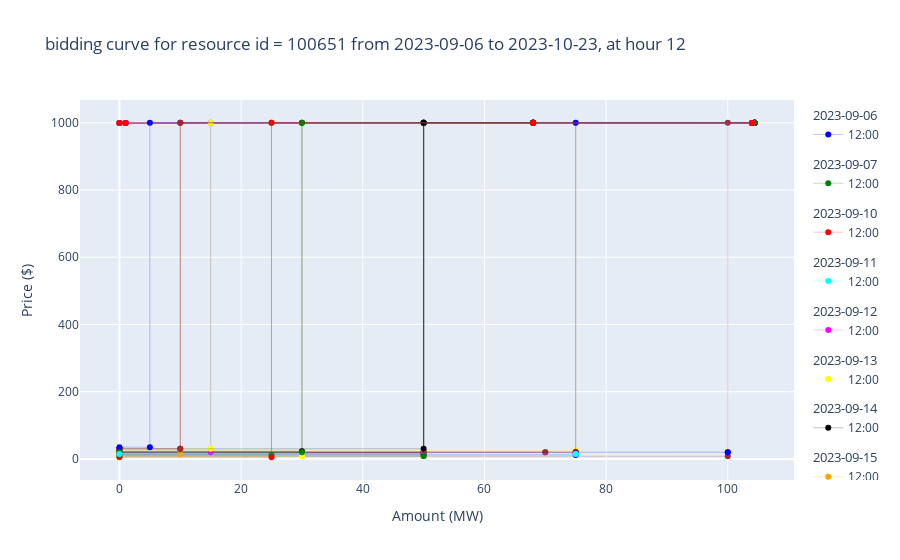

Notebook code cell kept with this figure:
### Code cell
print(f"For resource_id {RESOURCEBID_SEQ} at hour {HOUR}:")
printStats(df_valid, type=False, topFewRow=False)

from draw_bid_curve import draw_bid_curves_for_multiple_days_2d
draw_bid_curves_for_multiple_days_2d(df_valid, HOUR)

### Figure 1 — Plotly figure (JSON) as saved in the notebook; plotly's stock layout.template omitted (floating-point values rounded to 4 significant figures)
{"data": [{"legendgroup": "2023-09-06", "legendgrouptitle": {"text": "2023-09-06"}, "line": {"color": "blue", "width": 0.25}, "mode": "markers+lines", "name": "12:00", "type": "scatter", "x": [0, 1, 1, 104, 104], "y": [999.0, 999.0, 999, 999, 999]}, {"legendgroup": "2023-09-07", "legendgrouptitle": {"text": "2023-09-07"}, "line": {"color": "green", "width": 0.25}, "mode": "markers+lines", "name": "12:00", "type": "scatter", "x": [0, 50, 50, 104.4, 104.4], "y": [15, 15, 1000, 1000, 1000]}, {"legendgroup": "2023-09-10", "legendgrouptitle": {"text": "2023-09-10"}, "line": {"color": "red", "width": 0.25}, "mode": "markers+lines", "name": "12:00", "type": "scatter", "x": [0, 1, 1, 104, 104], "y": [999.0, 999.0, 999, 999, 999]}, {"legendgroup": "2023-09-11", "legendgrouptitle": {"text": "2023-09-11"}, "line": {"color": "cyan", "width": 0.25}, "mode": "markers+lines", "name": "12:00", "type": "scatter", "x": [0, 1, 1, 104, 104], "y": [999.0, 999.0, 999, 999, 999]}, {"legendgroup": "2023-09-12", "legendgrouptitle": {"text": "2023-09-12"}, "line": {"color": "magenta", "width": 0.25}, "mode": "markers+lines", "name": "12:00", "type": "scatter", "x": [0, 1, 1, 104, 104], "y": [999.0, 999.0, 999, 999, 999]}, {"legendgroup": "2023-09-13", "legendgrouptitle": {"text": "2023-09-13"}, "line": {"color": "yellow", "width": 0.25}, "mode": "markers+lines", "name": "12:00", "type": "scatter", "x": [0, 75, 75, 104.4, 104.4], "y": [25, 25, 1000, 1000, 1000]}, {"legendgroup": "2023-09-14", "legendgrouptitle": {"text": "2023-09-14"}, "line": {"color": "black", "width": 0.25}, "mode": "markers+lines", "name": "12:00", "type": "scatter", "x": [0, 50, 50, 104.4, 104.4], "y": [20, 20, 1000, 1000, 1000]}, {"legendgroup": "2023-09-15", "legendgrouptitle": {"text": "2023-09-15"}, "line": {"color": "orange", "width": 0.25}, "mode": "markers+lines", "name": "12:00", "type": "scatter", "x": [0, 75, 75, 104.4, 104.4], "y": [20, 20, 1000, 1000, 1000]}, {"legendgroup": "2023-09-16", "legendgrouptitle": {"text": "2023-09-16"}, "line": {"color": "purple", "width": 0.25}, "mode": "markers+lines", "name": "12:00", "type": "scatter", "x": [0, 50, 50, 104.4, 104.4], "y": [20, 20, 1000, 1000, 1000]}, {"legendgroup": "2023-09-17", "legendgrouptitle": {"text": "2023-09-17"}, "line": {"color": "brown", "width": 0.25}, "mode": "markers+lines", "name": "12:00", "type": "scatter", "x": [0, 1, 1, 104, 104], "y": [999.0, 999.0, 999, 999, 999]}, {"legendgroup": "2023-09-18", "legendgrouptitle": {"text": "2023-09-18"}, "line": {"color": "blue", "width": 0.25}, "mode": "markers+lines", "name": "12:00", "type": "scatter", "x": [0, 1, 1, 104, 104], "y": [999.0, 999.0, 999, 999, 999]}, {"legendgroup": "2023-09-19", "legendgrouptitle": {"text": "2023-09-19"}, "line": {"color": "green", "width": 0.25}, "mode": "markers+lines", "name": "12:00", "type": "scatter", "x": [0, 50, 50, 104.4, 104.4], "y": [18, 18, 1000, 1000, 1000]}, {"legendgroup": "2023-09-20", "legendgrouptitle": {"text": "2023-09-20"}, "line": {"color": "red", "width": 0.25}, "mode": "markers+lines", "name": "12:00", "type": "scatter", "x": [0, 1, 1, 104, 104], "y": [999.0, 999.0, 999, 999, 999]}, {"legendgroup": "2023-09-21", "legendgrouptitle": {"text": "2023-09-21"}, "line": {"color": "cyan", "width": 0.25}, "mode": "markers+lines", "name": "12:00", "type": "scatter", "x": [0, 1, 1, 104, 104], "y": [999.0, 999.0, 999, 999, 999]}, {"legendgroup": "2023-09-22", "legendgrouptitle": {"text": "2023-09-22"}, "line": {"color": "magenta", "width": 0.25}, "mode": "markers+lines", "name": "12:00", "type": "scatter", "x": [0, 1, 1, 104, 104], "y": [999.0, 999.0, 999, 999, 999]}, {"legendgroup": "2023-09-23", "legendgrouptitle": {"text": "2023-09-23"}, "line": {"color": "yellow", "width": 0.25}, "mode": "markers+lines", "name": "12:00", "type": "scatter", "x": [0, 1, 1, 104, 104], "y": [999.0, 999.0, 999, 999, 999]}, {"legendgroup": "2023-09-24", "legendgrouptitle": {"text": "2023-09-24"}, "line": {"color": "black", "width": 0.25}, "mode": "markers+lines", "name": "12:00", "type": "scatter", "x": [0, 50, 50, 104.4, 104.4], "y": [18, 18, 1000, 1000, 1000]}, {"legendgroup": "2023-09-25", "legendgrouptitle": {"text": "2023-09-25"}, "line": {"color": "orange", "width": 0.25}, "mode": "markers+lines", "name": "12:00", "type": "scatter", "x": [0, 50, 50, 104.4, 104.4], "y": [18, 18, 1000, 1000, 1000]}, {"legendgroup": "2023-09-26", "legendgrouptitle": {"text": "2023-09-26"}, "line": {"color": "purple", "width": 0.25}, "mode": "markers+lines", "name": "12:00", "type": "scatter", "x": [0, 50, 50, 104.4, 104.4], "y": [12, 12, 1000, 1000, 1000]}, {"legendgroup": "2023-09-27", "legendgrouptitle": {"text": "2023-09-27"}, "line": {"color": "brown", "width": 0.25}, "mode": "markers+lines", "name": "12:00", "type": "scatter", "x": [0, 100, 100, 104.4, 104.4], "y": [8, 8, 1000, 1000, 1000]}, {"legendgroup": "2023-09-28", "legendgrouptitle": {"text": "2023-09-28"}, "line": {"color": "blue", "width": 0.25}, "mode": "markers+lines", "name": "12:00", "type": "scatter", "x": [0, 75, 75, 104.4, 104.4], "y": [12, 12, 1000, 1000, 1000]}, {"legendgroup": "2023-09-29", "legendgrouptitle": {"text": "2023-09-29"}, "line": {"color": "green", "width": 0.25}, "mode": "markers+lines", "name": "12:00", "type": "scatter", "x": [0, 50, 50, 104.4, 104.4], "y": [8, 8, 1000, 1000, 1000]}, {"legendgroup": "2023-09-30", "legendgrouptitle": {"text": "2023-09-30"}, "line": {"color": "red", "width": 0.25}, "mode": "markers+lines", "name": "12:00", "type": "scatter", "x": [0, 1, 1, 104, 104], "y": [999.0, 999.0, 999, 999, 999]}, {"legendgroup": "2023-10-01", "legendgrouptitle": {"text": "2023-10-01"}, "line": {"color": "cyan", "width": 0.25}, "mode": "markers+lines", "name": "12:00", "type": "scatter", "x": [0, 1, 1, 104, 104], "y": [999.0, 999.0, 999, 999, 999]}, {"legendgroup": "2023-10-02", "legendgrouptitle": {"text": "2023-10-02"}, "line": {"color": "magenta", "width": 0.25}, "mode": "markers+lines", "name": "12:00", "type": "scatter", "x": [0, 1, 1, 104, 104], "y": [999.0, 999.0, 999, 999, 999]}, {"legendgroup": "2023-10-03", "legendgrouptitle": {"text": "2023-10-03"}, "line": {"color": "yellow", "width": 0.25}, "mode": "markers+lines", "name": "12:00", "type": "scatter", "x": [0, 30, 30, 68, 68], "y": [8, 8, 1000, 1000, 1000]}, {"legendgroup": "2023-10-04", "legendgrouptitle": {"text": "2023-10-04"}, "line": {"color": "black", "width": 0.25}, "mode": "markers+lines", "name": "12:00", "type": "scatter", "x": [0, 30, 30, 68, 68], "y": [23, 23, 1000, 1000, 1000]}, {"legendgroup": "2023-10-05", "legendgrouptitle": {"text": "2023-10-05"}, "line": {"color": "orange", "width": 0.25}, "mode": "markers+lines", "name": "12:00", "type": "scatter", "x": [0, 75, 75], "y": [20, 20, 20]}, {"legendgroup": "2023-10-06", "legendgrouptitle": {"text": "2023-10-06"}, "line": {"color": "purple", "width": 0.25}, "mode": "markers+lines", "name": "12:00", "type": "scatter", "x": [0, 75, 75], "y": [20, 20, 20]}, {"legendgroup": "2023-10-07", "legendgrouptitle": {"text": "2023-10-07"}, "line": {"color": "brown", "width": 0.25}, "mode": "markers+lines", "name": "12:00", "type": "scatter", "x": [0, 70, 70], "y": [20, 20, 20]}, {"legendgroup": "2023-10-08", "legendgrouptitle": {"text": "2023-10-08"}, "line": {"color": "blue", "width": 0.25}, "mode": "markers+lines", "name": "12:00", "type": "scatter", "x": [0, 100, 100], "y": [20, 20, 20]}, {"legendgroup": "2023-10-11", "legendgrouptitle": {"text": "2023-10-11"}, "line": {"color": "green", "width": 0.25}, "mode": "markers+lines", "name": "12:00", "type": "scatter", "x": [0, 25, 25, 68, 68], "y": [12, 12, 1000, 1000, 1000]}, {"legendgroup": "2023-10-12", "legendgrouptitle": {"text": "2023-10-12"}, "line": {"color": "red", "width": 0.25}, "mode": "markers+lines", "name": "12:00", "type": "scatter", "x": [0, 1, 1, 104, 104], "y": [999.0, 999.0, 999, 999, 999]}, {"legendgroup": "2023-10-13", "legendgrouptitle": {"text": "2023-10-13"}, "line": {"color": "cyan", "width": 0.25}, "mode": "markers+lines", "name": "12:00", "type": "scatter", "x": [0, 15, 15, 68, 68], "y": [20, 20, 1000, 1000, 1000]}, {"legendgroup": "2023-10-14", "legendgrouptitle": {"text": "2023-10-14"}, "line": {"color": "magenta", "width": 0.25}, "mode": "markers+lines", "name": "12:00", "type": "scatter", "x": [0, 15, 15, 68, 68], "y": [20, 20, 1000, 1000, 1000]}, {"legendgroup": "2023-10-15", "legendgrouptitle": {"text": "2023-10-15"}, "line": {"color": "yellow", "width": 0.25}, "mode": "markers+lines", "name": "12:00", "type": "scatter", "x": [0, 15, 15, 68, 68], "y": [30, 30, 1000, 1000, 1000]}, {"legendgroup": "2023-10-16", "legendgrouptitle": {"text": "2023-10-16"}, "line": {"color": "black", "width": 0.25}, "mode": "markers+lines", "name": "12:00", "type": "scatter", "x": [0, 50, 50, 68, 68], "y": [30, 30, 1000, 1000, 1000]}, {"legendgroup": "2023-10-17", "legendgrouptitle": {"text": "2023-10-17"}, "line": {"color": "orange", "width": 0.25}, "mode": "markers+lines", "name": "12:00", "type": "scatter", "x": [0, 10, 10, 68, 68], "y": [15, 15, 1000, 1000, 1000]}, {"legendgroup": "2023-10-18", "legendgrouptitle": {"text": "2023-10-18"}, "line": {"color": "purple", "width": 0.25}, "mode": "markers+lines", "name": "12:00", "type": "scatter", "x": [0, 10, 10, 68, 68], "y": [30, 30, 1000, 1000, 1000]}, {"legendgroup": "2023-10-19", "legendgrouptitle": {"text": "2023-10-19"}, "line": {"color": "brown", "width": 0.25}, "mode": "markers+lines", "name": "12:00", "type": "scatter", "x": [0, 10, 10, 68, 68], "y": [30, 30, 1000, 1000, 1000]}, {"legendgroup": "2023-10-20", "legendgrouptitle": {"text": "2023-10-20"}, "line": {"color": "blue", "width": 0.25}, "mode": "markers+lines", "name": "12:00", "type": "scatter", "x": [0, 5, 5, 68, 68], "y": [35, 35, 1000, 1000, 1000]}, {"legendgroup": "2023-10-21", "legendgrouptitle": {"text": "2023-10-21"}, "line": {"color": "green", "width": 0.25}, "mode": "markers+lines", "name": "12:00", "type": "scatter", "x": [0, 30, 30, 68, 68], "y": [20, 20, 1000, 1000, 1000]}, {"legendgroup": "2023-10-22", "legendgrouptitle": {"text": "2023-10-22"}, "line": {"color": "red", "width": 0.25}, "mode": "markers+lines", "name": "12:00", "type": "scatter", "x": [0, 25, 25, 68, 68], "y": [5, 5, 1000, 1000, 1000]}, {"legendgroup": "2023-10-23", "legendgrouptitle": {"text": "2023-10-23"}, "line": {"color": "cyan", "width": 0.25}, "mode": "markers+lines", "name": "12:00", "type": "scatter", "x": [0, 75, 75], "y": [15, 15, 15]}], "layout": {"hovermode": "x unified", "title": {"text": "bidding curve for resource id = 100651 from 2023-09-06 to 2023-10-23, at hour 12"}, "xaxis": {"title": {"text": "Amount (MW)"}}, "yaxis": {"title": {"text": "Price ($)"}}}}
